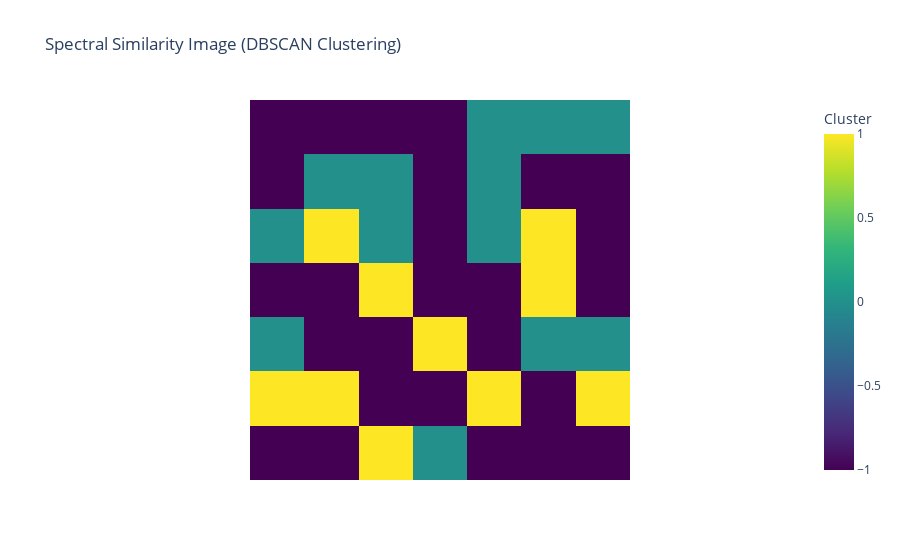

The cell this chart's notebook holds for it:
### Code cell
# Add axis labels and titles
fig.update_xaxes(showticklabels=False)
fig.update_yaxes(showticklabels=False)
fig.update_layout(coloraxis_colorbar=dict(title="Cluster"))

# Show the Plotly figure
fig.show()

### Figure 1 — Plotly figure (JSON) as saved in the notebook; plotly's stock layout.template omitted (floating-point values rounded to 4 significant figures)
{"data": [{"coloraxis": "coloraxis", "hovertemplate": "x: %{x}<br>y: %{y}<br>color: %{z}<extra></extra>", "name": "0", "type": "heatmap", "xaxis": "x", "yaxis": "y", "z": [[-1, -1, -1, -1, 0, 0, 0], [-1, 0, 0, -1, 0, -1, -1], [0, 1, 0, -1, 0, 1, -1], [-1, -1, 1, -1, -1, 1, -1], [0, -1, -1, 1, -1, 0, 0], [1, 1, -1, -1, 1, -1, 1], [-1, -1, 1, 0, -1, -1, -1]]}], "layout": {"coloraxis": {"colorbar": {"title": {"text": "Cluster"}}, "colorscale": [[0, "#440154"], [0.1111, "#482878"], [0.2222, "#3e4989"], [0.3333, "#31688e"], [0.4444, "#26828e"], [0.5556, "#1f9e89"], [0.6667, "#35b779"], [0.7778, "#6ece58"], [0.8889, "#b5de2b"], [1, "#fde725"]]}, "title": {"text": "Spectral Similarity Image (DBSCAN Clustering)"}, "xaxis": {"anchor": "y", "constrain": "domain", "domain": [0, 1], "scaleanchor": "y", "showticklabels": false}, "yaxis": {"anchor": "x", "autorange": "reversed", "constrain": "domain", "domain": [0, 1], "showticklabels": false}}}
